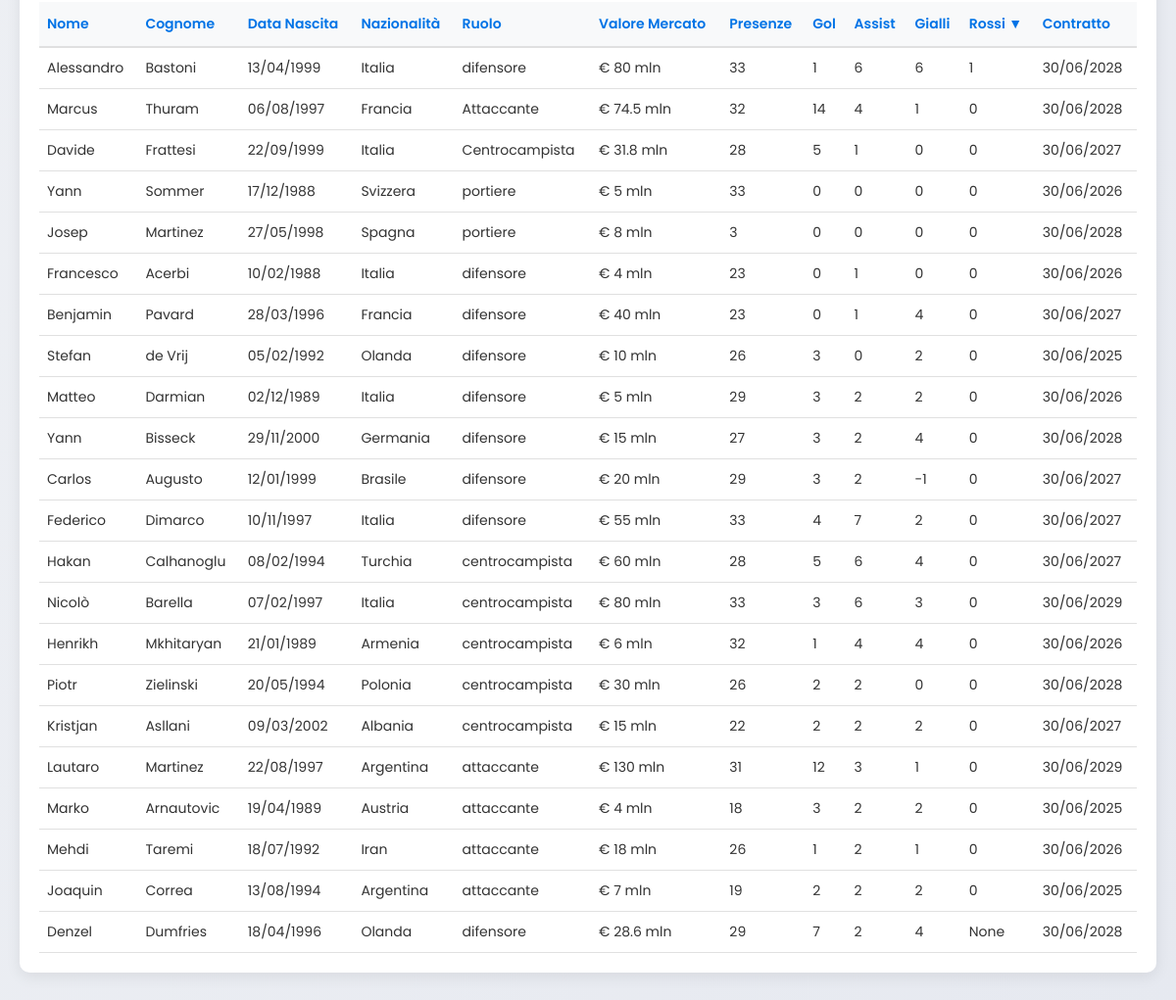
/area_tifoso/?sort_by=cartellini_rossi&sort_order=desc (signed in, lower part), run on an earlier commit of the app's database.
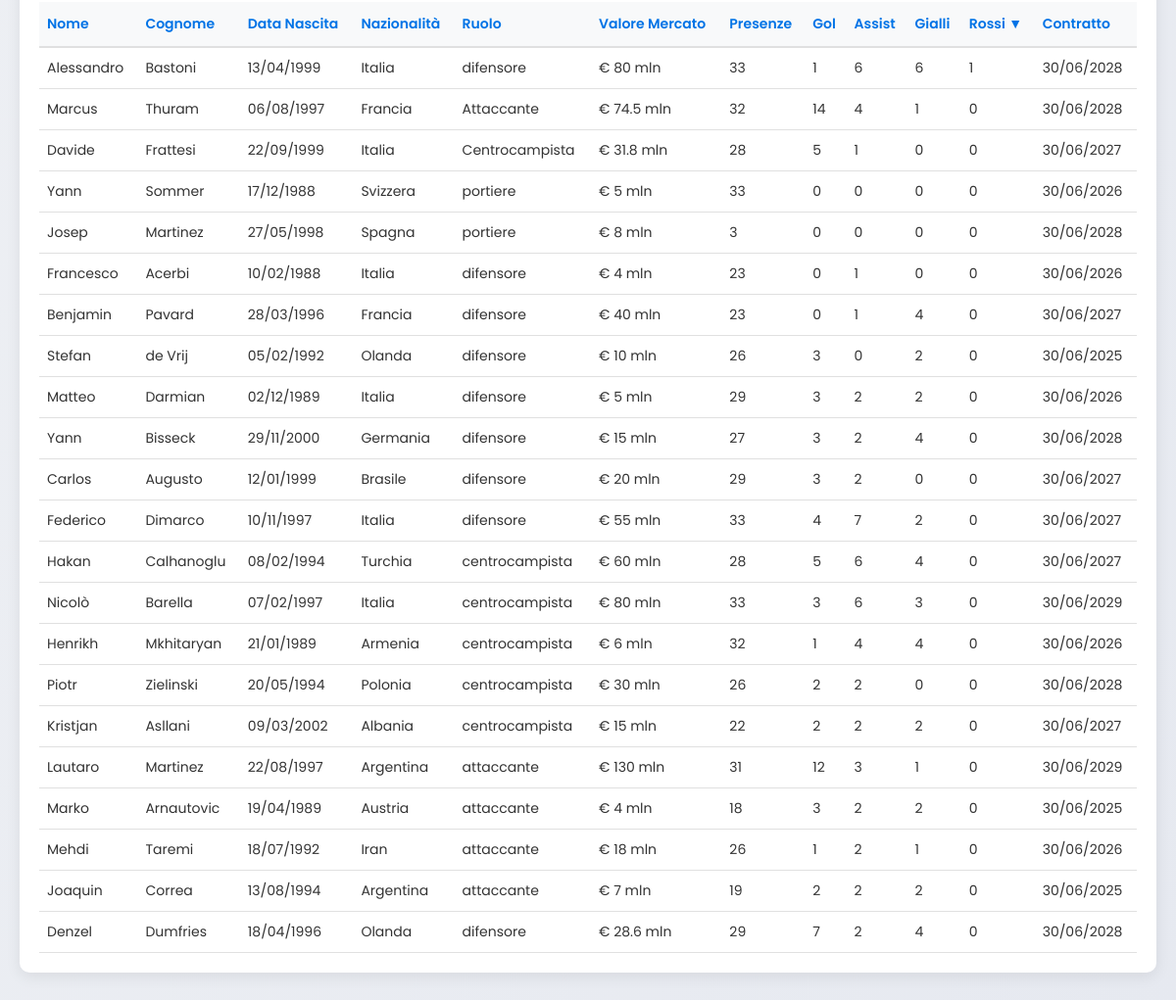
And on a later commit of the database.
### transfermarkt/models.py (models this page shows, shortened)
class Giocatore(models.Model):
    id = models.CharField(primary_key=True)
    nome = models.CharField(max_length=100)
    cognome = models.CharField(max_length=100)
    data_nascita = models.DateField(null=True)
    nazionalita = models.ForeignKey(Nazionalita, on_delete=models.CASCADE, related_name='giocatori')
    squadra = models.ForeignKey(Squadra, on_delete=models.CASCADE, related_name='giocatori', null=True, blank=True)
    valore_mercato = models.DecimalField(max_digits=10, decimal_places=2, null=True, blank=True)
    ruolo = models.CharField(max_length=100, null=True)
    gol_fatti = models.IntegerField(null=True, blank=True)
    assist = models.IntegerField(null=True, blank=True)
    presenze = models.IntegerField(null=True, blank=True)
    cartellini_rossi = models.IntegerField(null=True, blank=True)
    cartellini_gialli = models.IntegerField(null=True, blank=True)
    contratto =models.DateField(null=True, blank=True)

class Nazionalita(models.Model):
    nome = models.CharField(max_length=100, primary_key=True)

### transfermarkt/views.py (the view)
# urls.py: path('area_tifoso/', area_tifoso, name='area_tifoso'),
def area_tifoso(request):
    user_email = request.session.get('user_email', '')
    username = ''
    squadra_preferita = None
    classifica = []
    giocatori = []
    sort_by = request.GET.get('sort_by', '')
    sort_order = request.GET.get('sort_order', 'desc')
    if not sort_by:
        sort_by = 'valore_mercato'
    if not user_email:
        return redirect('login')
    try:
        utente = Utente.objects.get(email=user_email)
        username = utente.nome
        squadra_preferita = utente.squadra_preferita
        if squadra_preferita:
            campionato = squadra_preferita.campionato
            classifica = Classifica.objects.filter(campionato=campionato).order_by('posizione')
            giocatori = Giocatore.objects.filter(squadra=squadra_preferita)
            if sort_by == 'valore_mercato':
                giocatori = sorted(giocatori, key=lambda g: g.valore_mercato or 0, reverse=(sort_order == 'desc'))
            elif sort_by == 'presenze':
                giocatori = sorted(giocatori, key=lambda g: g.presenze or 0, reverse=(sort_order == 'desc'))
            elif sort_by == 'gol_fatti':
                giocatori = sorted(giocatori, key=lambda g: g.gol_fatti or 0, reverse=(sort_order == 'desc'))
            elif sort_by == 'assist':
                giocatori = sorted(giocatori, key=lambda g: g.assist or 0, reverse=(sort_order == 'desc'))
            elif sort_by == 'cartellini_gialli':
                giocatori = sorted(giocatori, key=lambda g: g.cartellini_gialli or 0, reverse=(sort_order == 'desc'))
            elif sort_by == 'cartellini_rossi':
                giocatori = sorted(giocatori, key=lambda g: g.cartellini_rossi or 0, reverse=(sort_order == 'desc'))
    except Utente.DoesNotExist:
        return redirect('login')
    return render(request, 'area_tifoso.html', {
        'username': username,
        'squadra_preferita': squadra_preferita,
        'classifica': classifica,
        'giocatori': giocatori,
        'sort_by': sort_by,
        'sort_order': sort_order
    })

### templates/area_tifoso.html (shortened to what the changed rows need)
<!DOCTYPE html>
<html lang="it">
<head>
</head>
<body>
    <div class="container">
        {% if squadra_preferita %}
            <div class="content-container">
                <div class="players-container">
                    {% if giocatori %}
                        <table>
                            <thead>
                                <tr>
                                    <th>Nome</th>
                                    <th>Cognome</th>
                                    <th>Data Nascita</th>
                                    <th>Nazionalità</th>
                                    <th>Ruolo</th>
                                    <th>
                                        <a href="?sort_by=valore_mercato&sort_order={% if sort_by == 'valore_mercato' and sort_order == 'desc' %}asc{% else %}desc{% endif %}" style="color: #0073e6; text-decoration: none;">
                                            Valore Mercato
                                        </a>
                                    </th>
                                    <th>
                                        <a href="?sort_by=presenze&sort_order={% if sort_by == 'presenze' and sort_order == 'desc' %}asc{% else %}desc{% endif %}" style="color: #0073e6; text-decoration: none;">
                                            Presenze
                                        </a>
                                    </th>
                                    <th>
                                        <a href="?sort_by=gol_fatti&sort_order={% if sort_by == 'gol_fatti' and sort_order == 'desc' %}asc{% else %}desc{% endif %}" style="color: #0073e6; text-decoration: none;">
                                            Gol
                                        </a>
                                    </th>
                                    <th>
                                        <a href="?sort_by=assist&sort_order={% if sort_by == 'assist' and sort_order == 'desc' %}asc{% else %}desc{% endif %}" style="color: #0073e6; text-decoration: none;">
                                            Assist
                                        </a>
                                    </th>
                                    <th>
                                        <a href="?sort_by=cartellini_gialli&sort_order={% if sort_by == 'cartellini_gialli' and sort_order == 'desc' %}asc{% else %}desc{% endif %}" style="color: #0073e6; text-decoration: none;">
                                            Gialli
                                        </a>
                                    </th>
                                    <th>
                                        <a href="?sort_by=cartellini_rossi&sort_order={% if sort_by == 'cartellini_rossi' and sort_order == 'desc' %}asc{% else %}desc{% endif %}" style="color: #0073e6; text-decoration: none;">
                                            Rossi
                                            {% if sort_by == 'cartellini_rossi' %}
                                                {% if sort_order == 'desc' %}
                                                    ▼
                                                {% else %}
                                                    ▲
                                                {% endif %}
                                            {% endif %}
                                        </a>
                                    </th>
                                    <th>Contratto</th>
                                </tr>
                            </thead>
                            <tbody>
                                {% for g in giocatori %}
                                <tr class="player-row">
                                    <td>{{ g.nome }}</td>
                                    <td>{{ g.cognome }}</td>
                                    <td>{{ g.data_nascita|date:"d/m/Y" }}</td>
                                    <td>{{ g.nazionalita.nome }}</td>
                                    <td>{{ g.ruolo }}</td>
                                    <td>€ {{ g.valore_mercato|floatformat:-1 }} mln</td>
                                    <td>{{ g.presenze }}</td>
                                    <td>{{ g.gol_fatti }}</td>
                                    <td>{{ g.assist }}</td>
                                    <td>{{ g.cartellini_gialli }}</td>
                                    <td>{{ g.cartellini_rossi }}</td>
                                    <td>{{ g.contratto|date:"d/m/Y" }}</td>
                                </tr>
                                {% endfor %}
                            </tbody>
                        </table>
                    {% else %}
                        <p class="empty-message">Non ci sono ancora giocatori registrati per questa squadra</p>
                    {% endif %}
                </div>
            </div>
        {% else %}
            <div class="content-container">
                <div class="team-info-container">
                </div>
            </div>
        {% endif %}
    </div>
</body>
</html>

What changed in the data, as far as the page shows it:
changed Giocatore "Carlos": cartellini_gialli "-1" → "0"
changed Giocatore "Denzel": cartellini_rossi "None" → "0"
